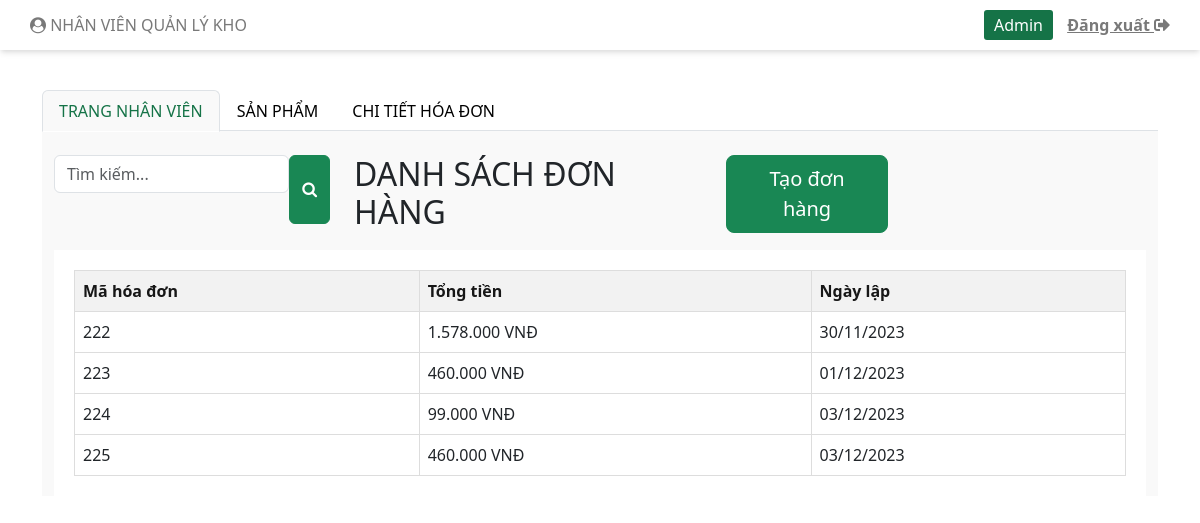
The page /indexNVBH.php (signed in) on the database its author committed.
### tables this page shows
CREATE TABLE `hoadon` (
  `MaHoaDon` int(11) NOT NULL,
  `TongTien` double NOT NULL,
  `NgayLap` date NOT NULL,
  `MaNhanVien` int(11) DEFAULT NULL,
  `MaKhachHang` int(11) NOT NULL,
  `DiaChiGiaoHang` varchar(100) NOT NULL,
  `HoTen` varchar(100) NOT NULL,
  `SoDienThoai` int(11) NOT NULL,
  `Email` varchar(50) NOT NULL
);

### model/mHoaDon_NVBH.php (called while the page is built, shortened)
<?php
include_once("connect.php");
class MHoaDon {
    function selectAllHoaDon() {
        $p = new ConnectDB();
        $con = null;
        if ($p->connect_DB($con)) {
            $str = "SELECT * FROM hoadon";
            $tbl = mysqli_query($con, $str);
            return $tbl;
        } else {
            return false;
        }
    }
}
?>

### model/connect.php (called while the page is built, shortened)
<?php
    class ConnectDB{
        function connect_DB(& $conn){
            $conn = mysqli_connect("localhost", "root", "", "mypham");
            if ($conn){
                mysqli_set_charset($conn, "utf8");
                return $conn;
            }else{
                return false;
            }
        }
    }
?>

### controller/cHoaDon_NVBH.php (called while the page is built, shortened)
<?php
    include_once("Model/mHoaDon_NVBH.php");
    class cHoaDon{
        function getAllHoaDon(){
            $p = new mHoaDon();
            $tbl = $p -> selectAllHoaDon();
            return $tbl;
        }
    }
?>

### view/vHoaDon_NVBH.php (the view)
<?php
include_once("Controller/cHoaDon_NVBH.php");
class VHoaDon {
    function viewAllHoaDon() {
        $c = new CHoaDon();
        $tbl = $c->getAllHoaDon();
        showHoaDon($tbl);
    }
}
function showHoaDon($tbl) {
    if ($tbl) {
        while ($row = mysqli_fetch_assoc($tbl)) {
            echo "<tr>";
            echo "<td>" . $row["MaHoaDon"] . "</td>";
            echo "<td>" . number_format($row["TongTien"], 0, ".", ".") . " VNĐ</td>";
            echo "<td>" . date("d/m/Y", strtotime($row["NgayLap"])) . "</td>";
            echo "</tr>";
        }
    } else {
        echo "Không có dữ liệu hóa đơn.";
    }
}
?>

### css/styleNVBH.css (style rules this page uses)
body { height: 100%; margin: 0; display: flex; flex-direction: column; background-color: #9ecb9e; }
.main-table th, .main-table td { border: 1px solid #ddd; padding: 8px; text-align: left; }

### rows shown on the page
hoadon: MaHoaDon "222", TongTien "1.578.000", NgayLap "30/11/2023"
hoadon: MaHoaDon "223", TongTien "460.000", NgayLap "01/12/2023"
hoadon: MaHoaDon "224", TongTien "99.000", NgayLap "03/12/2023"
hoadon: MaHoaDon "225", TongTien "460.000", NgayLap "03/12/2023"
